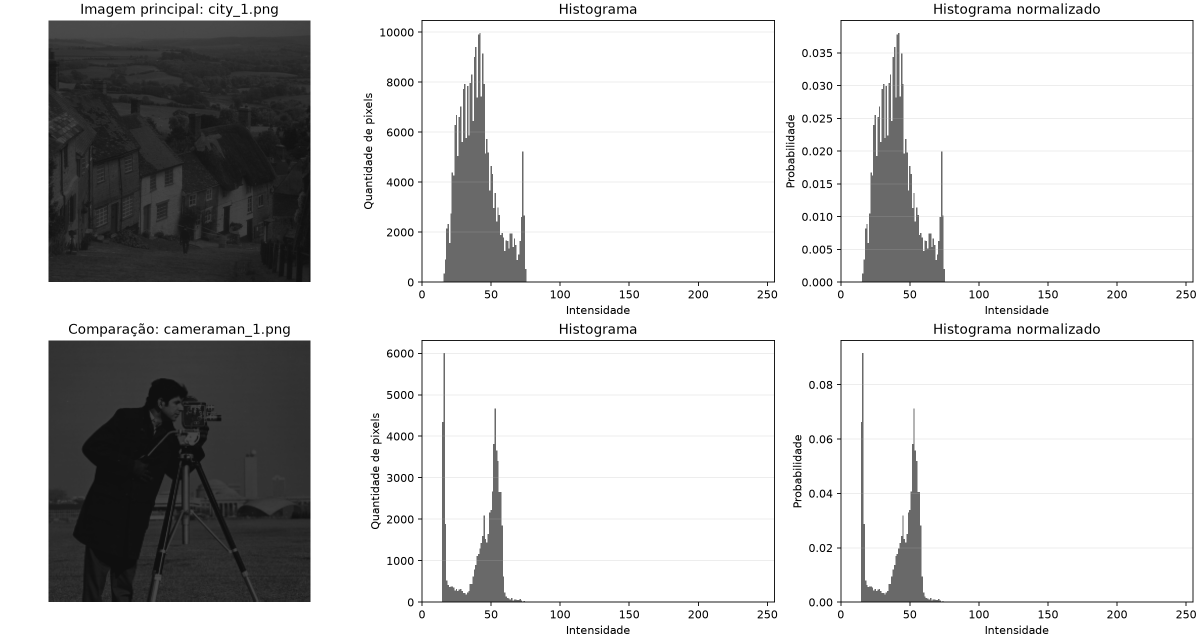
#> input picture Atividade Extra Classe 5/resultados/Q1_resultados.png, 2400 x 1280 px, given in place of brick-01.png, which was not available (shown at 1/2 size)
$ python Q3.py
#> lines starting #> are read from the running program, lines starting #| are printed output that depends on the picture; after the words box and inside, x2 and y2 are one past the last pixel; in counts of white or black regions, pixels touching at a corner belong together; pictures that were not available may be replaced by others from this repository, and a replacement may not be noted
from pathlib import Path

import cv2
import matplotlib.pyplot as plt
import numpy as np
from numpy.lib.stride_tricks import sliding_window_view


PASTA_ATUAL = Path(__file__).resolve().parent
ARQUIVO_ENTRADA = PASTA_ATUAL / "imagens" / "binarias_diversas" / "brick-01.png"
ARQUIVO_SAIDA = PASTA_ATUAL / "resultados" / "Q3_resultados.png"
TAMANHOS_ELEMENTO = [3, 5, 9]


def carregar_imagem_binaria(caminho):
    imagem = cv2.imread(str(caminho), cv2.IMREAD_GRAYSCALE)
#> imagem is the input picture: shape (1280, 2400); min 0, max 255, mean 207.8

    if imagem is None:
        raise FileNotFoundError(f"Não foi possível ler a imagem: {caminho}")

    return imagem > 127
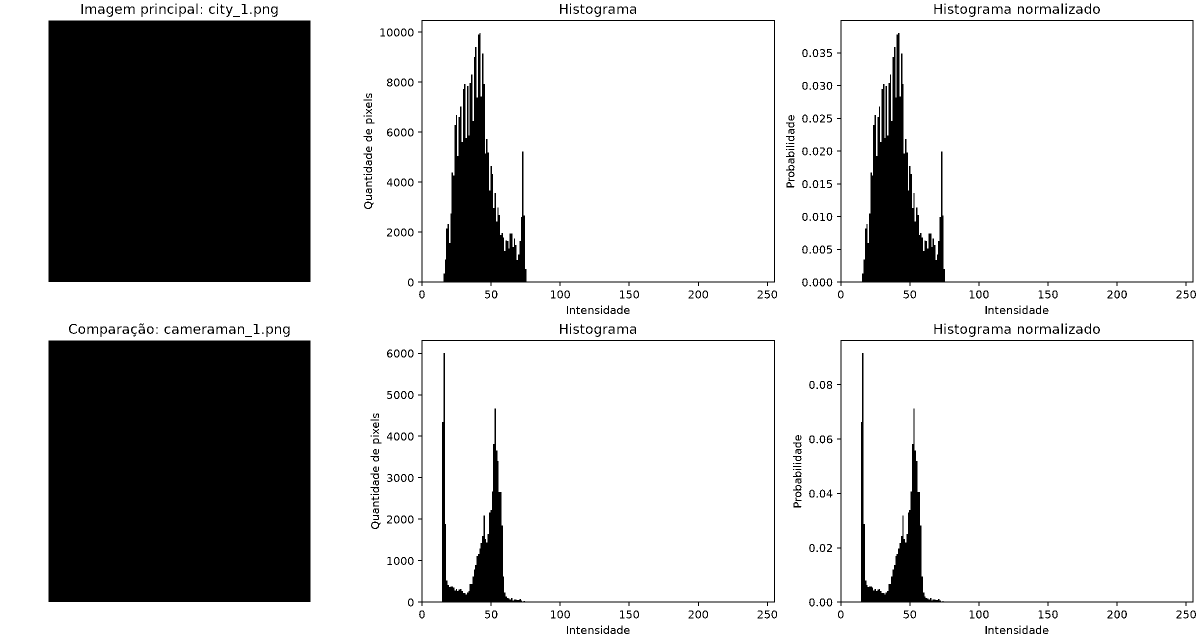
#> returned value: shape (1280, 2400) bool (shown at 1/2 size); 77.3% white; 417 black regions (40 under 20 px), largest, box (x1, y1, x2, y2) and area: (97, 41, 621, 564) 274052, (97, 681, 621, 1204) 274052, (1674, 40, 2387, 572) 41243


def criar_elemento_estruturante(tamanho):
    if tamanho <= 0 or tamanho % 2 == 0:
        raise ValueError("O tamanho do elemento estruturante deve ser positivo e ímpar.")

    return np.ones((tamanho, tamanho), dtype=bool)


def criar_janelas(imagem, tamanho):
    margem = tamanho // 2
    imagem_preenchida = np.pad(imagem, margem, mode="constant", constant_values=False)
    return sliding_window_view(imagem_preenchida, (tamanho, tamanho))


def erodir(imagem, elemento_estruturante):
    tamanho = elemento_estruturante.shape[0]
    janelas = criar_janelas(imagem, tamanho)
    return np.all(janelas[:, :, elemento_estruturante], axis=2)


def dilatar(imagem, elemento_estruturante):
    tamanho = elemento_estruturante.shape[0]
    janelas = criar_janelas(imagem, tamanho)
    return np.any(janelas[:, :, elemento_estruturante], axis=2)


def exibir_imagem(eixo, imagem, titulo):
    eixo.imshow(imagem, cmap="gray", vmin=False, vmax=True)
    eixo.set_title(titulo)
    eixo.axis("off")


def criar_previa(imagem, erosoes, dilatacoes):
    # Função criada com auxílio de IA para melhor adequação da visualização da saída
    figura, eixos = plt.subplots(3, 3, figsize=(11, 12), constrained_layout=True)

    eixos[0, 0].axis("off")
    exibir_imagem(eixos[0, 1], imagem, "Imagem original")
    eixos[0, 2].axis("off")

    for indice, tamanho in enumerate(TAMANHOS_ELEMENTO):
        exibir_imagem(eixos[1, indice], erosoes[tamanho], f"Erosão - {tamanho} * {tamanho}")
        exibir_imagem(eixos[2, indice], dilatacoes[tamanho], f"Dilatação - {tamanho} * {tamanho}")

    ARQUIVO_SAIDA.parent.mkdir(exist_ok=True)
    figura.savefig(ARQUIVO_SAIDA, dpi=160)
    plt.show()


def main():
    imagem = carregar_imagem_binaria(ARQUIVO_ENTRADA)
    erosoes = {}
    dilatacoes = {}

    for tamanho in TAMANHOS_ELEMENTO:
        elemento_estruturante = criar_elemento_estruturante(tamanho)
        erosoes[tamanho] = erodir(imagem, elemento_estruturante)
        dilatacoes[tamanho] = dilatar(imagem, elemento_estruturante)

        if erosoes[tamanho].sum() > imagem.sum():
            raise ValueError("A erosão não pode aumentar a quantidade de pixels do objeto.")

        if dilatacoes[tamanho].sum() < imagem.sum():
            raise ValueError("A dilatação não pode reduzir a quantidade de pixels do objeto.")
#> this loop made 3 passes
#> pass 1, in criar_janelas, `imagem_preenchida = np.pad(imagem, margem, mode="constant", constant_v..`:
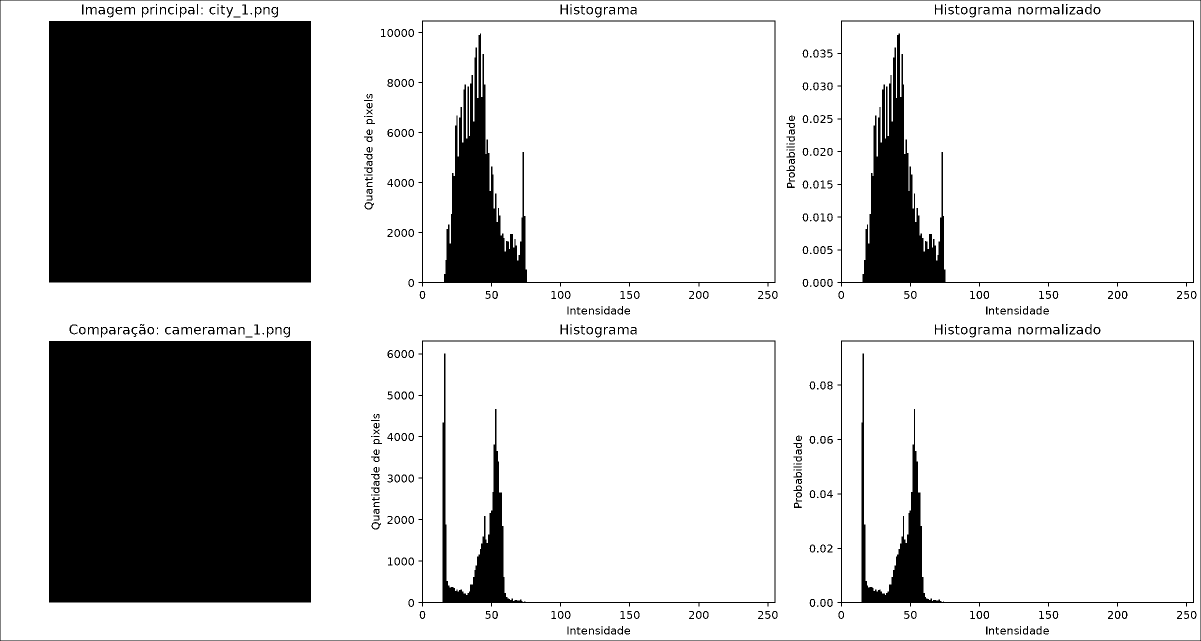
#> imagem_preenchida: shape (1282, 2402) bool (shown at 1/2 size); 77.1% white; 418 black regions (40 under 20 px), largest, box (x1, y1, x2, y2) and area: (98, 42, 622, 565) 274052, (98, 682, 622, 1205) 274052, (1675, 41, 2388, 573) 41243
#> pass 2, in criar_janelas (call 3), `imagem_preenchida = np.pad(imagem, margem, mode="constant", constant_v..`:
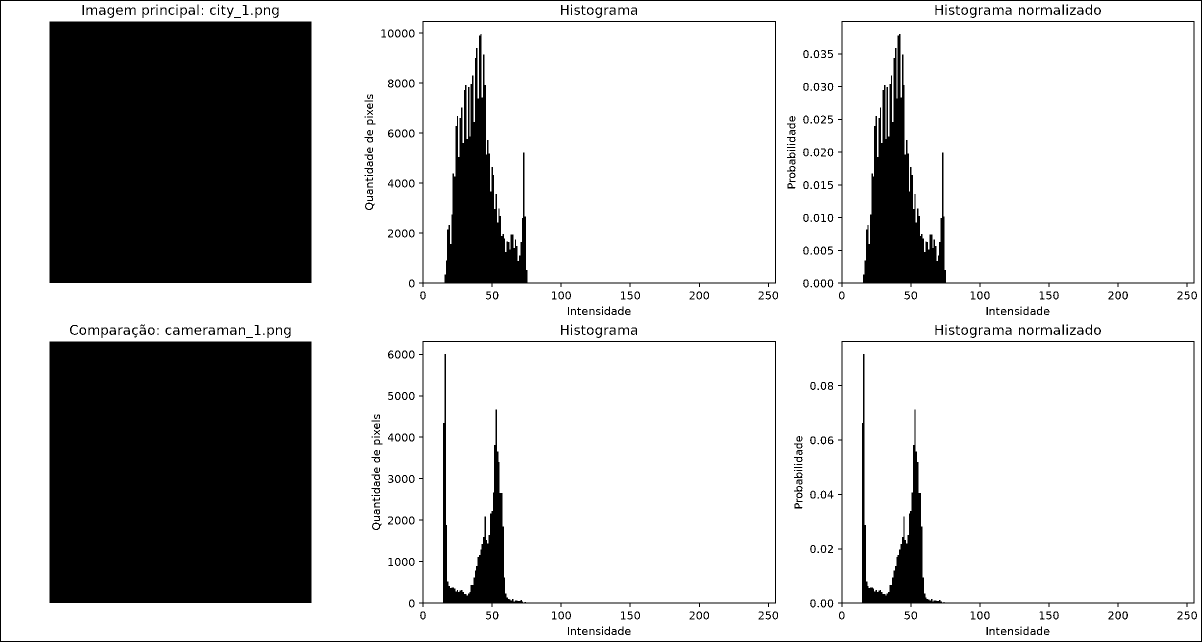
#> imagem_preenchida: shape (1284, 2404) bool (shown at 1/2 size); 76.9% white; 418 black regions (40 under 20 px), largest, box (x1, y1, x2, y2) and area: (99, 43, 623, 566) 274052, (99, 683, 623, 1206) 274052, (1676, 42, 2389, 574) 41243
#> pass 3, in criar_janelas (call 5), `imagem_preenchida = np.pad(imagem, margem, mode="constant", constant_v..`:
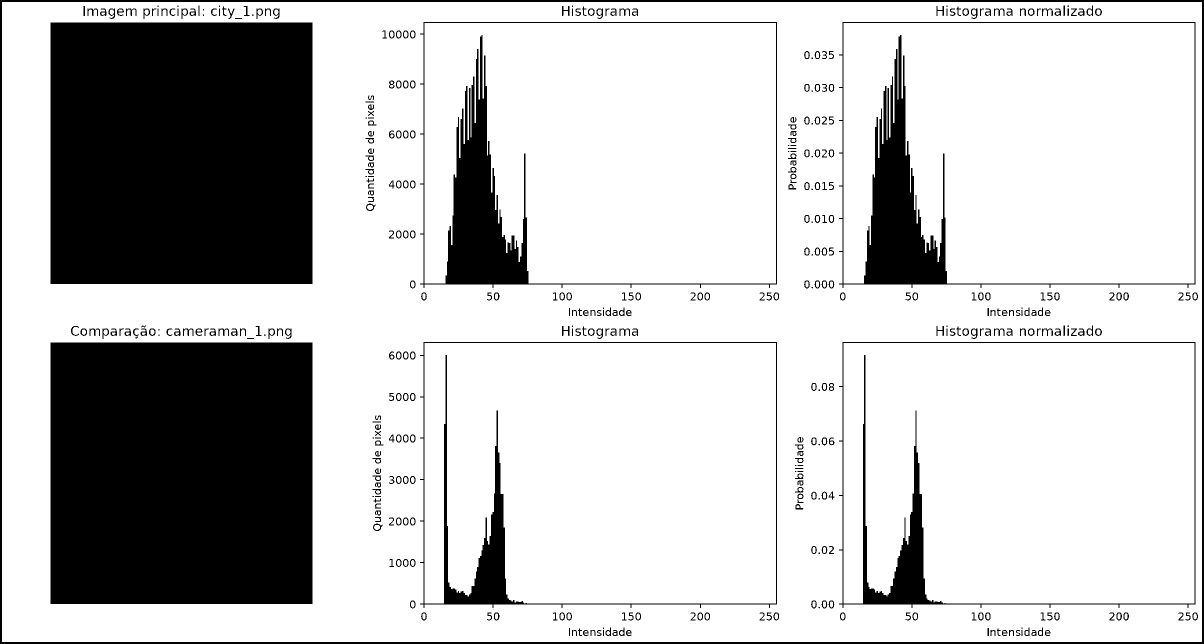
#> imagem_preenchida: shape (1288, 2408) bool (shown at 1/2 size); 76.6% white; 418 black regions (40 under 20 px), largest, box (x1, y1, x2, y2) and area: (101, 45, 625, 568) 274052, (101, 685, 625, 1208) 274052, (1678, 44, 2391, 576) 41243
#> after the loop, dilatacoes = 3 items; erosoes = 3 items

    print(f"Imagem utilizada: {ARQUIVO_ENTRADA.name}")
    print(f"Pixels do objeto na imagem original: {imagem.sum()}")
#| Pixels do objeto na imagem original: 2374324

    for tamanho in TAMANHOS_ELEMENTO:
        print(
            f"Elemento {tamanho}x{tamanho}: "
            f"erosão={erosoes[tamanho].sum()} pixels, "
            f"dilatação={dilatacoes[tamanho].sum()} pixels"
        )

    criar_previa(imagem, erosoes, dilatacoes)
#> in criar_previa, `figura.savefig(ARQUIVO_SAIDA, dpi=160)`:
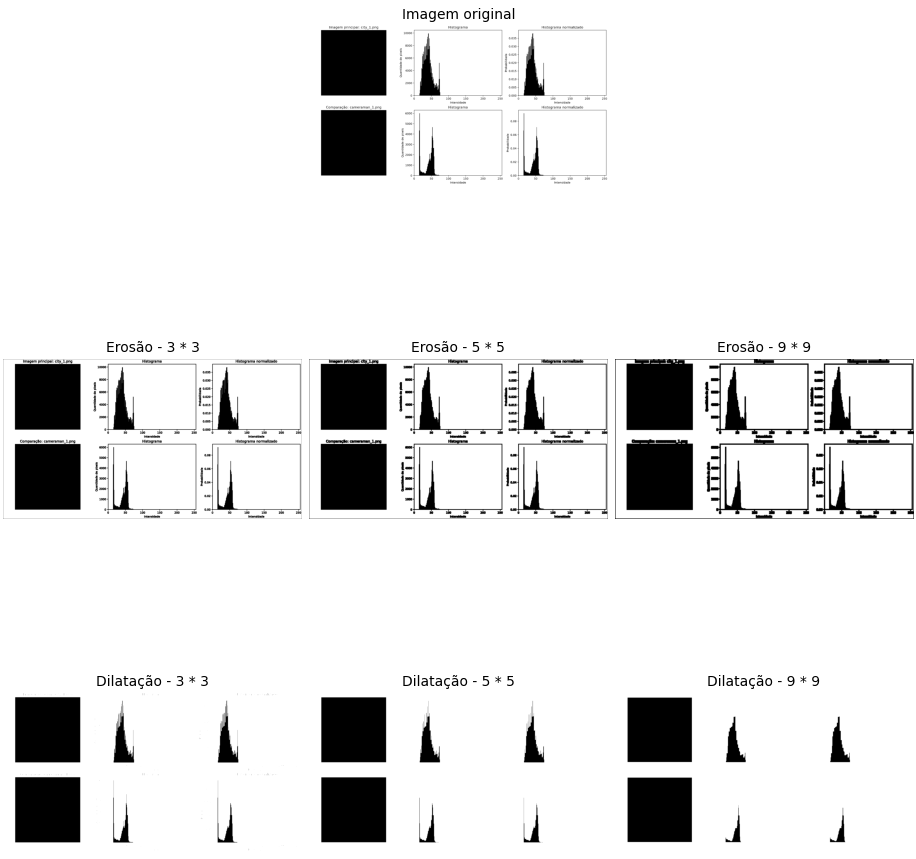
#> figure drawn by matplotlib, 7 panels


if __name__ == "__main__":
    main()

$ run again, on Atividade Extra Classe 5/resultados/Q2_resultados.png
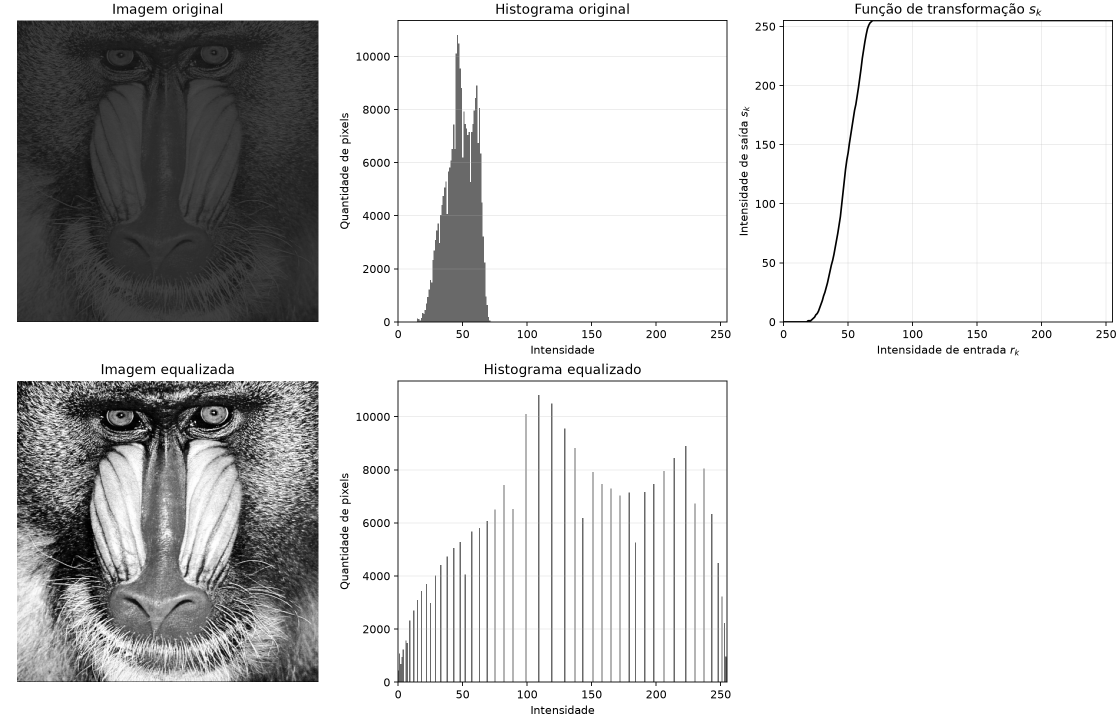
#> input picture Atividade Extra Classe 5/resultados/Q2_resultados.png, 2240 x 1440 px, given in place of brick-01.png, which was not available (shown at 1/2 size)
#> in carregar_imagem_binaria, imagem is the input picture: shape (1440, 2240); min 0, max 255, mean 211.2
#> in carregar_imagem_binaria, `return imagem > 127`:
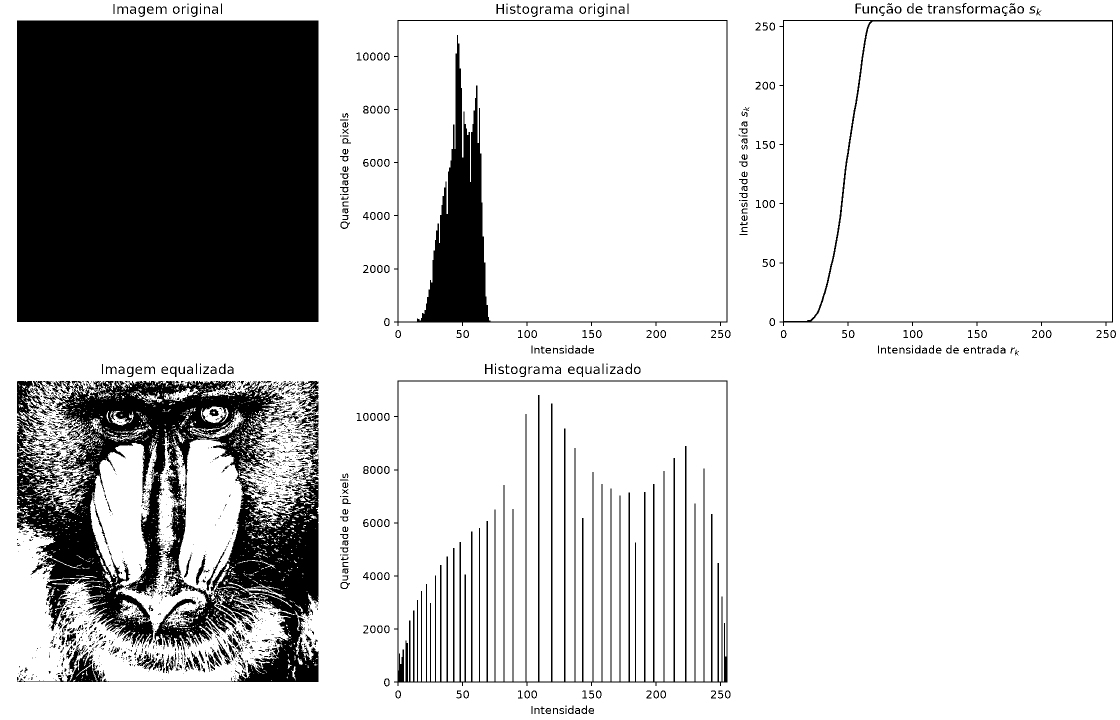
#> returned value: shape (1440, 2240) bool (shown at 1/2 size); 79.8% white; 1925 black regions (1424 under 20 px), largest, box (x1, y1, x2, y2) and area: (34, 41, 637, 644) 363609, (34, 762, 637, 1364) 152445, (788, 40, 1455, 652) 41076
#> the loop in main, `for tamanho in TAMANHOS_ELEMENTO:` made 3 passes
#> pass 3, in criar_janelas (call 5), `imagem_preenchida = np.pad(imagem, margem, mode="constant", constant_v..`:
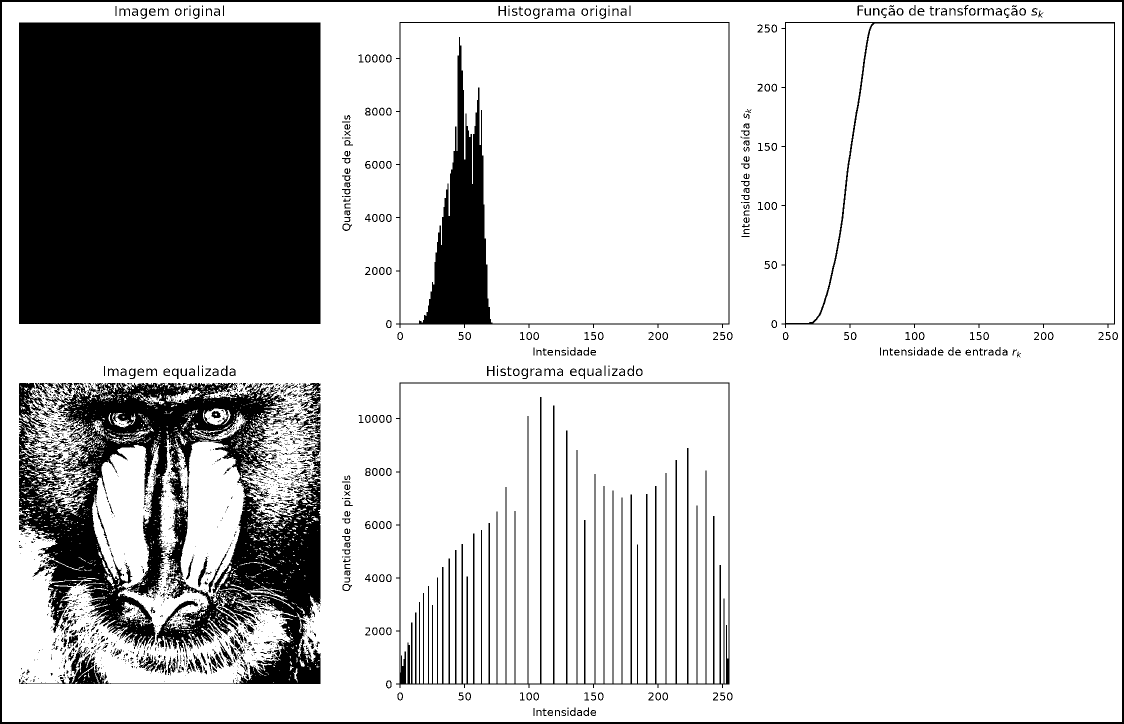
#> imagem_preenchida: shape (1448, 2248) bool (shown at 1/2 size); 79.1% white; 1926 black regions (1424 under 20 px), largest, box (x1, y1, x2, y2) and area: (38, 45, 641, 648) 363609, (38, 766, 641, 1368) 152445, (792, 44, 1459, 656) 41076
#> after the loop in main, `for tamanho in TAMANHOS_ELEMENTO:`: dilatacoes = 3 items
#| Pixels do objeto na imagem original: 2575237
